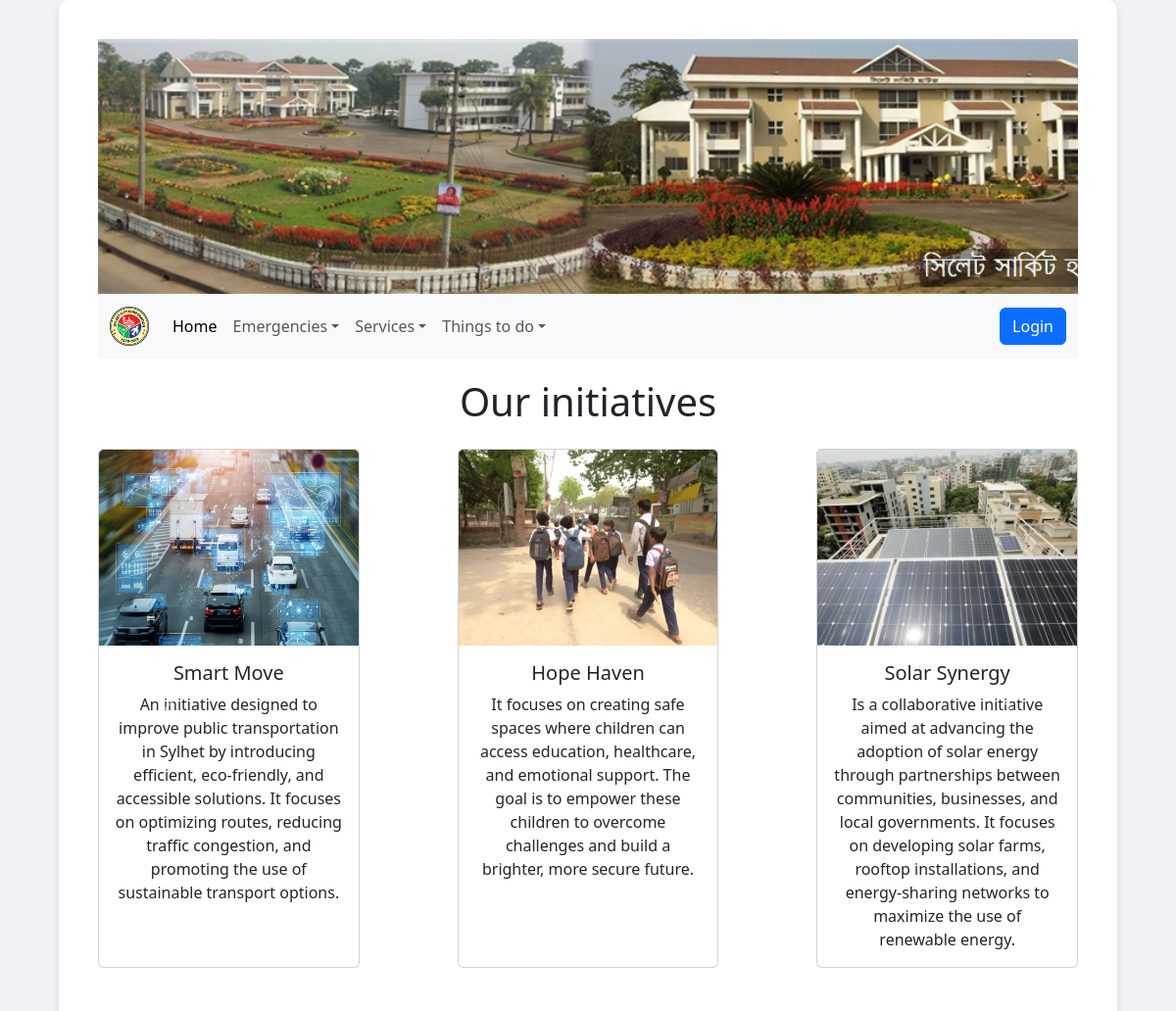
The page / on the database its author committed.
### tables this page shows
CREATE TABLE `initiative` (
  `init_id` int(100) NOT NULL,
  `image` varchar(100) DEFAULT NULL,
  `title` varchar(100) NOT NULL,
  `description` varchar(1000) NOT NULL
);

### index.php (the view, shortened to what this page needs)
<!DOCTYPE html>
<html lang="en">
<head>
    <link rel="stylesheet" href="css/bootstrap.min.css">
    <link rel="stylesheet" href="index_style3.css">
</head>
<body>
<?php
    require('connect.php');
    $sql2 = "SELECT * FROM admin WHERE login='1'";
    $sql_query2 = mysqli_query($con, $sql2);
    $found2 = mysqli_num_rows($sql_query2);
?>
    <div class="main">
        <header class="header">
            <img src="Photos/Self/2.jpg" alt="">
        </header>
        <nav class="navbar navbar-expand-lg bg-body-tertiary">
            <div class="container-fluid">
                <img src="Photos/Self/logo.png" class="navbar-brand" height="50px">
                <div class="collapse navbar-collapse" id="navbarSupportedContent">
                    <ul class="navbar-nav me-auto mb-2 mb-lg-0">
                        <li class="nav-item"><a class="nav-link active" aria-current="page" href="#">Home</a></li>
                        <li class="nav-item dropdown"><a class="nav-link dropdown-toggle" href="#" role="button" data-bs-toggle="dropdown" aria-expanded="false">Emergencies</a>
                        </li>
                        <li class="nav-item dropdown"><a class="nav-link dropdown-toggle" href="#" role="button" data-bs-toggle="dropdown" aria-expanded="false">Services</a>
                        </li>
                        <li class="nav-item dropdown"><a class="nav-link dropdown-toggle" href="#" role="button" data-bs-toggle="dropdown" aria-expanded="false">Things to do</a>
                        </li>
                    </ul>
                    <form action="login.php"><button class="btn btn-primary" type="submit"><?php if($found2>0) echo "Admin Panel"; else echo "Login";?></button></form>
                </div>
            </div>
        </nav>
        <div class="item">
          <h1>Our initiatives</h1>
          <div id="carouselExample" class="carousel slide" data-bs-ride="carousel">
            <div class="carousel-inner">
                <?php
                    $sql = "SELECT * FROM initiative";
                    $sql_query = mysqli_query($con, $sql);
                    $found = mysqli_num_rows($sql_query);
                    $k=0;
                    while($k<$found)
                    {
                        $x = 0;
                        echo '<div class="carousel-item active"><div class="cards-wrapper">';
                        while($x<3)
                        {
                            if(!$row = mysqli_fetch_assoc($sql_query)) break;
                            echo '<div class="card" style="width: 18rem;">
                                        <img src="Photos/Initiatives/' . $row['image'] .'" class="card-img-top" alt="...">
                                        <div class="card-body">
                                        <h5 class="card-title">' . $row['title'] .'</h5>
                                        <p class="card-text">' . $row['description'] .'</p>
                                    </div>
                                    </div>
                            ';
                            $x++;
                            $k++;
                        }
                        echo '</div></div>';
                    }
                ?>
            </div>
            <button class="carousel-control-prev" type="button" data-bs-target="#carouselExample" data-bs-slide="prev">
              <span class="carousel-control-prev-icon" aria-hidden="true"></span>
            </button>
            <button class="carousel-control-next" type="button" data-bs-target="#carouselExample" data-bs-slide="next">
              <span class="carousel-control-next-icon" aria-hidden="true"></span>
            </button>
          </div>
        </div>
    </div>
</body>
</html>

### index_style3.css (style rules this page uses)
body { background-color: #f0f2f5; margin: 0; padding: 0; display: flex; flex-direction: column; align-items: center; justify-content: center; }
.main { background: #ffffff; padding: 40px; border-radius: 10px; box-shadow: 0 4px 8px rgba(0, 0, 0, 0.1); width: 100%; max-width: 90%; }
.header { height: 260px; width: 100%; max-width: 1148px; position: relative; overflow: hidden; margin: 0 auto; }
.header img { height: 100%; width: 100%; object-fit: cover; position: absolute; top: 0; left: 0; opacity: 0; transition: opacity 1s ease-in-out; }
.header img.active { opacity: 1; }
nav { width: 100%; max-width: 1148px; margin: 0 auto; }
.item { width: 100%; max-width: 1148px; margin: 20px auto; text-align: center; }
.cards-wrapper { display: flex; margin: 1em auto; justify-content: center; gap: 100px; }
.card { flex: 1; max-width: 18rem; }
.card-img-top { height: 25vh; object-fit: cover; }

### rows shown on the page
initiative: image (picture), title "Smart Move", description "An initiative designed to improve public transportation in Sylhet by introducing efficient, eco-friendly, and accessible solutions. It focuses on optimizing routes, reducing traffic congestion, and promoting the use of sustainable transport options."
initiative: image (picture), title "Hope Haven", description "It focuses on creating safe spaces where children can access education, healthcare, and emotional support. The goal is to empower these children to overcome challenges and build a brighter, more secure future."
initiative: image (picture), title "Solar Synergy", description "Is a collaborative initiative aimed at advancing the adoption of solar energy through partnerships between communities, businesses, and local governments. It focuses on developing solar farms, rooftop installations, and energy-sharing networks to maximize the use of renewable energy."
